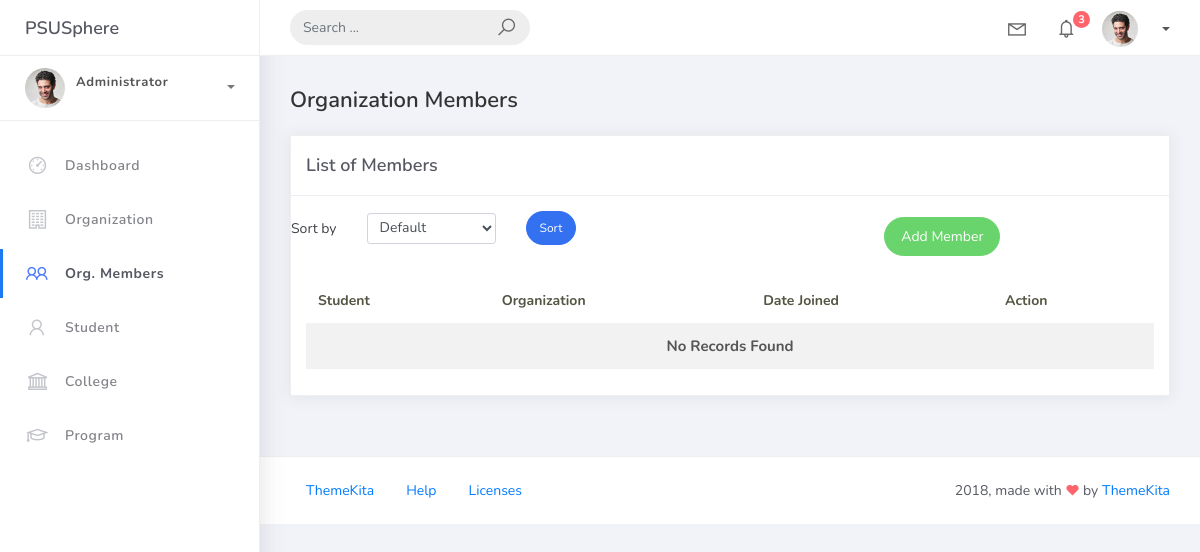
/orgmember_list, run on an earlier commit of the app's database.
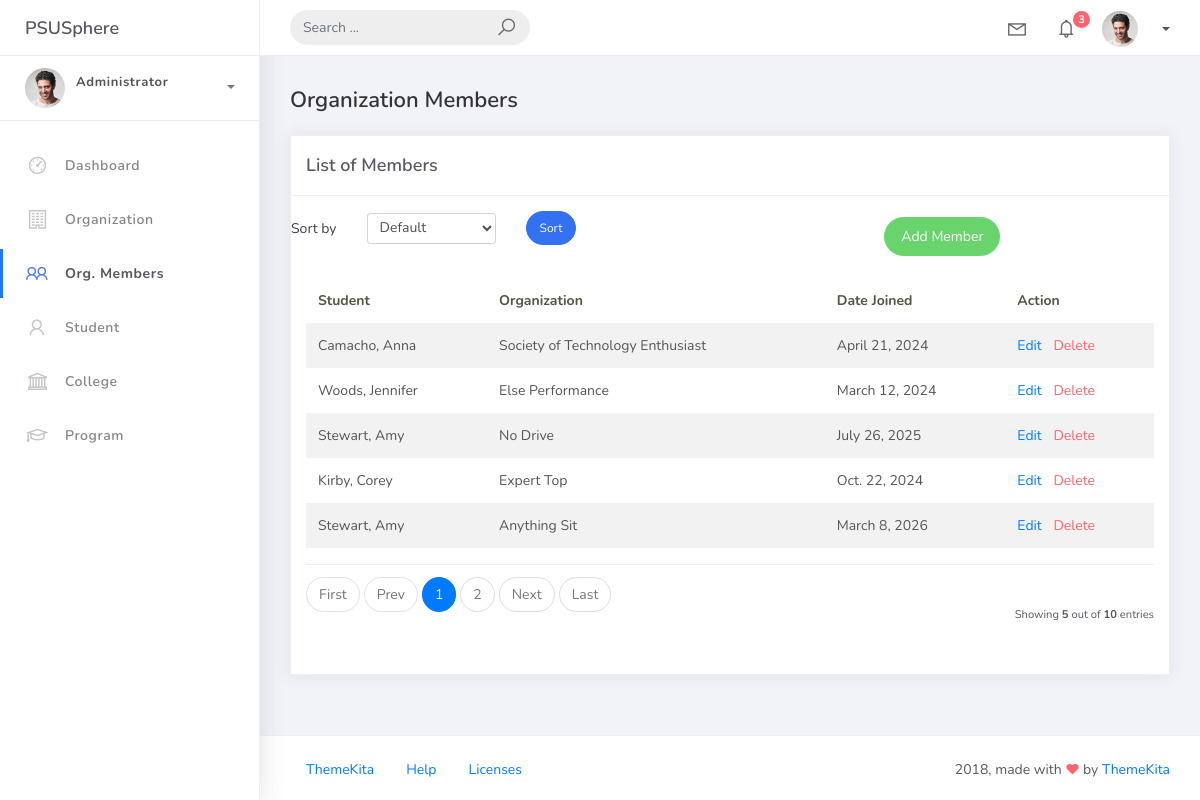
And on a later commit of the database.
### studentorg/models.py (models this page shows, shortened)
class BaseModel(models.Model):
    created_at = models.DateTimeField(auto_now_add=True, db_index=True)
    updated_at = models.DateTimeField(auto_now=True)
    class Meta:
        abstract = True

class OrgMember(BaseModel):
    student = models.ForeignKey(Student, on_delete=models.CASCADE)
    organization = models.ForeignKey(Organization, on_delete=models.CASCADE)
    date_joined = models.DateField()

class Student(BaseModel):
    student_id = models.CharField(max_length=15)
    lastname = models.CharField(max_length=25)
    firstname = models.CharField(max_length=25)
    middlename = models.CharField(max_length=25, blank=True, null=True)
    program = models.ForeignKey(Program, on_delete=models.CASCADE)
    def __str__(self):
        return f"{self.lastname}, {self.firstname}"

class Organization(BaseModel):
    name = models.CharField(max_length=250)
    college = models.ForeignKey(College, null=True, blank=True, on_delete=models.CASCADE)
    description = models.CharField(max_length=500)
    def __str__(self):
        return self.name

### studentorg/views.py (the view)
# urls.py: path('orgmember_list', OrgMemberList.as_view(), name='orgmember-list'),
class OrgMemberList(ListView):
    model = OrgMember
    context_object_name = 'orgmember'
    template_name = 'orgmember_list.html'
    paginate_by = 5
    def get_queryset(self):
        queryset = OrgMember.objects.all()
        query = self.request.GET.get('q')
        if query:
            queryset = queryset.filter(
                Q(student__firstname__icontains=query) |
                Q(student__lastname__icontains=query) |
                Q(organization__name__icontains=query)
            )
        sort_by = self.request.GET.get('sort_by')
        if sort_by == 'student':
            queryset = queryset.order_by('student__lastname', 'student__firstname')
        elif sort_by == 'date_joined':
            queryset = queryset.order_by('date_joined')
        return queryset

### templates/orgmember_list.html (shortened to what this page needs)
{% extends 'base.html' %}
{% load static %}
{% block content %}
<div class="content">
    <div class="container-fluid">
        <h4 class="page-title">Organization Members</h4>
        <div class="row">
            <div class="col-md-12">
                <div class="card">
                    <div class="card-header">
                        <div class="card-title">List of Members</div>
                    </div>
                    <div class="card-body">
                        <div class="row align-items-center mb-3">
                            <div class="row mb-3">
                                <div class="col-md-12">
                                    <form method="get" class="row g-2 align-items-center">
                                        <div class="col-auto">
                                            <label for="smallSelect" class="col-form-label">Sort by</label>
                                        </div>
                                        <div class="col-auto">
                                            <select class="form-control form-control-sm" id="smallSelect" name="sort_by">
                                                <option value="" {% if not request.GET.sort_by %}selected{% endif %}>Default</option>
                                            </select>
                                        </div>
                                        <div class="col-auto">
                                            <button type="submit" class="btn btn-primary btn-sm btn-rounded">Sort</button>
                                        </div>
                                    </form>
                                </div>
                            </div>
                            <div class="col-md-6">
                                <div class="pull-right">
                                    <a href="{% url 'orgmember-add' %}" class="btn btn-success btn-rounded">Add Member</a>
                                </div>
                            </div>
                        </div>
                        <table class="table table-striped mt-3">
                            <thead>
                                <tr>
                                    <th scope="col">Student</th>
                                    <th scope="col">Organization</th>
                                    <th scope="col">Date Joined</th>
                                    <th scope="col">Action</th>
                                </tr>
                            </thead>
                            <tbody>
                                {% for object in object_list %}
                                <tr>
                                    <td>{{ object.student }}</td>
                                    <td>{{ object.organization }}</td>
                                    <td>{{ object.date_joined }}</td>
                                    <td>
                                        <a href="{% url 'orgmember-update' object.id %}">Edit</a>
                                        <a href="{% url 'orgmember-delete' object.id %}" class="text-danger ml-2">Delete</a>
                                    </td>
                                </tr>
                                {% empty %}
                                <tr>
                                    <td colspan="4" style="text-align: center">
                                        <p class="text-sm font-weight-bold mb-0">No Records Found</p>
                                    </td>
                                </tr>
                                {% endfor %}
                            </tbody>
                        </table>
                        {% include 'includes/pagination.html' %}
                    </div>
                </div>
            </div>
        </div>
    </div>
</div>
{% endblock %}

### templates/base.html (shortened to what this page needs)
{% load static %}
<!DOCTYPE html>
<html>
<head>
	<link rel="stylesheet" href="{% static 'css/bootstrap.min.css' %}">
	<link rel="stylesheet" href="{% static 'css/ready.css' %}">
	<link rel="stylesheet" href="{% static 'css/demo.css' %}">
</head>
<body>
	<div class="wrapper">
		<div class="main-header">
			<div class="logo-header">
				<a href="{% url 'home' %}" class="logo">
					PSUSphere
				</a>
			</div>
			<nav class="navbar navbar-header navbar-expand-lg">
				<div class="container-fluid">
					<form class="navbar-left navbar-form nav-search mr-md-3" action="">
						<div class="input-group">
							<input type="text" placeholder="Search ..." class="form-control">
							<div class="input-group-append">
								<span class="input-group-text">
									<i class="la la-search search-icon"></i>
								</span>
							</div>
						</div>
					</form>
					<ul class="navbar-nav topbar-nav ml-md-auto align-items-center">
						<li class="nav-item dropdown hidden-caret">
							<a class="nav-link dropdown-toggle" href="#" id="navbarDropdown" role="button" data-toggle="dropdown" aria-haspopup="true" aria-expanded="false">
								<i class="la la-envelope"></i>
							</a>
						</li>
						<li class="nav-item dropdown hidden-caret">
							<a class="nav-link dropdown-toggle" href="#" id="navbarDropdown" role="button" data-toggle="dropdown" aria-haspopup="true" aria-expanded="false">
								<i class="la la-bell"></i>
								<span class="notification">3</span>
							</a>
						</li>
						<li class="nav-item dropdown">
							<a class="dropdown-toggle profile-pic" data-toggle="dropdown" href="#" aria-expanded="false"> <img src="{% static 'img/profile.jpg' %}" alt="user-img" width="36" class="img-circle"><span>{{ request.user.username }}</span> </a>
								</li>
						</ul>
					</div>
				</nav>
			</div>
			<div class="sidebar">
				<div class="scrollbar-inner sidebar-wrapper">
					<div class="user">
						<div class="photo">
							<img src="{% static 'img/profile.jpg' %}">
						</div>
						<div class="info">
							<a class="" data-toggle="collapse" href="#collapseExample" aria-expanded="true">
								<span>
									<span class="user-level">Administrator</span>
									<span class="caret"></span>
								</span>
							</a>
							<div class="clearfix"></div>
						</div>
					</div>
					<ul class="nav">
						<li class="nav-item {% if request.resolver_match.url_name == 'home' %}active{% endif %}">
							<a href="{% url 'home' %}">
								<i class="la la-dashboard"></i>
								<p>Dashboard</p>
							</a>
						</li>
						<li class="nav-item {% if 'organization' in request.resolver_match.url_name %}active{% endif %}">
							<a href="{% url 'organization-list' %}">
								<i class="la la-building"></i>
								<p>Organization</p>
							</a>
						</li>
						<li class="nav-item {% if 'orgmember' in request.resolver_match.url_name %}active{% endif %}">
							<a href="{% url 'orgmember-list' %}">
								<i class="la la-users"></i>
								<p>Org. Members</p>
							</a>
						</li>
						<li class="nav-item {% if 'student' in request.resolver_match.url_name %}active{% endif %}">
							<a href="{% url 'student-list' %}">
								<i class="la la-user"></i>
								<p>Student</p>
							</a>
						</li>
						<li class="nav-item {% if 'college' in request.resolver_match.url_name %}active{% endif %}">
							<a href="{% url 'college-list' %}">
								<i class="la la-bank"></i>
								<p>College</p>
							</a>
						</li>
						<li class="nav-item {% if 'program' in request.resolver_match.url_name %}active{% endif %}">
							<a href="{% url 'program-list' %}">
								<i class="la la-graduation-cap"></i>
								<p>Program</p>
							</a>
						</li>
					</ul>
					</div>
			</div>
			<div class="main-panel">
                {% block content %}
                {% endblock %}
				<footer class="footer">
					<div class="container-fluid">
						<nav class="pull-left">
							<ul class="nav">
								<li class="nav-item">
									<a class="nav-link" href="http://www.themekita.com">
										ThemeKita
									</a>
								</li>
								<li class="nav-item">
									<a class="nav-link" href="#">
										Help
									</a>
								</li>
								<li class="nav-item">
									<a class="nav-link" href="https://themewagon.com/license/#free-item">
										Licenses
									</a>
								</li>
							</ul>
						</nav>
						<div class="copyright ml-auto">
							2018, made with <i class="la la-heart heart text-danger"></i> by <a href="http://www.themekita.com">ThemeKita</a>
						</div>
					</div>
				</footer>
			</div>
		</div>
</body>
</html>

### templates/includes/pagination.html (shortened to what this page needs)
{% if is_paginated %}
<div class="card-footer px-0 border-0 d-flex flex-column flex-lg-row align-items-center justify-content-between mt-3">
    <nav aria-label="Topics pagination" class="mb-4">
        <ul class="pagination">
            {% if page_obj.number > 1 %}
            <li class="page-item">
                <a class="page-link" href="?page=1">First</a>
            </li>
            {% else %}
            <li class="page-item disabled">
                <span class="page-link">First</span>
            </li>
            {% endif %} {% if page_obj.has_previous %}
            <li class="page-item">
                <a class="page-link" href="?page={{ page_obj.previous_page_number }}">Prev</a>
            </li>
            {% else %}
            <li class="page-item disabled">
                <span class="page-link">Prev</span>
            </li>
            {% endif %} {% for page_num in paginator.page_range %} {% if page_obj.number == page_num %}
            <li class="page-item active">
                <span class="page-link">
                {{ page_num }}
                </span>
            </li>
            {% elif page_num > page_obj.number|add:'-3' and page_num < page_obj.number|add:'3' %}
            <li class="page-item">
                <a class="page-link" href="?page={{ page_num }}">{{ page_num }}</a>
            </li>
            {% endif %} {% endfor %} {% if page_obj.has_next %}
            <li class="page-item">
                <a class="page-link" href="?page={{ page_obj.next_page_number }}">Next</a>
            </li>
            {% else %}
            <li class="page-item disabled">
                <span class="page-link">Next</span>
            </li>
            {% endif %} {% if page_obj.number != paginator.num_pages %}
            <li class="page-item">
                <a class="page-link" href="?page={{ paginator.num_pages }}">Last</a>
            </li>
            {% else %}
            <li class="page-item disabled">
                <span class="page-link">Last</span>
            </li>
            {% endif %}
        </ul>
    </nav>
    <div class="fw-normal small mt-4 mt-lg-0">Showing <b>{{object_list.count}}</b> out of <b>{{paginator.count}}</b> entries</div>
</div>
{% endif %}

What changed in the data, as far as the page shows it:
added OrgMember: student "Camacho, Anna", organization "Society of Technology Enthusiast", date_joined "April 21, 2024"
added OrgMember: student "Woods, Jennifer", organization "Else Performance", date_joined "March 12, 2024"
added OrgMember: student "Stewart, Amy", organization "No Drive", date_joined "July 26, 2025"
added OrgMember: student "Kirby, Corey", organization "Expert Top", date_joined "Oct. 22, 2024"
added OrgMember: student "Stewart, Amy", organization "Anything Sit", date_joined "March 8, 2026"
Also different on the page:
{{ object_list.count }}: (not shown) → "5"
{{ paginator.count }}: (not shown) → "10"
text no longer shown: "No Records Found"
text now shown: "First Prev Next Last Showing out of entries"
new list line: "1"
new list line: "2"
